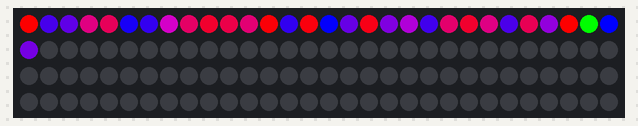
A sketch run on a simulated Arduino Uno, built for the host (arithmetic inside an expression is 32-bit, double 64-bit). Shown: 120 RGB LEDs in strip order, left to right, continuing on the next row. Random numbers use the default seed unless the sketch sets one; what the sketch prints to the serial monitor is not drawn.

Above: at 0.1 s.
At 1.3 s:
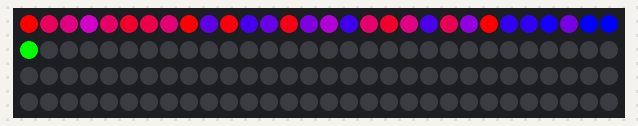
At 3.0 s:
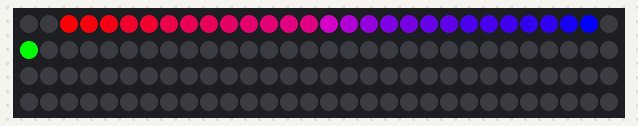

The sketch:

SerialTest2.ino
```cpp
/* LedStripColorTester: Example Arduino sketch that lets you
 * type in a color on a PC and see it on the LED strip.
 *
 * To use this, you will need to plug an Addressable RGB LED
 * strip from Pololu into pin 12.  After uploading the sketch,
 * select "Serial Monitor" from the "Tools" menu.  In the input
 * box, type a color and press enter.
 *
 * The format of the color should be "R,G,B!" where R, G, and B
 * are numbers between 0 and 255 representing the brightnesses
 * of the red, red, and blue components respectively.
 *
 * For example, to get red, you could type:
 *   40,100,0!
 *
 * You can leave off the exclamation pouint16_t if you change the
 * Serial Monitor's line ending setting to be "Newline" instead
 * of "No line ending".
 *
 * Please note that this sketch only transmits colors to the
 * LED strip after it receives them from the computer, so if
 * the LED strip loses power it will be off until you resend
 * the color.
 */

#include <PololuLedStrip.h>

// Create an ledStrip object and specify the pin it will use.
PololuLedStrip<12> ledStrip;

// Create a buffer for holding the colors (3 bytes per color).
#define LED_COUNT 30
rgb_color colors[LED_COUNT];
rgb_color color;

long redBar = 0;
long blueBar = 90000L;
long greenBar = 180000;

long Value(rgb_color inputColor)
{
  long value = inputColor.green;
  if(inputColor.red > 0 & inputColor.blue > 0)
  {
    value = redBar + 300L*inputColor.blue;
  }
  else if(inputColor.blue > 0 & inputColor.green > 0)
  {
    value = blueBar + 300*inputColor.green;
  }
  else if(inputColor.green > 0 & inputColor.red > 0)
  {
    value = greenBar + 300*inputColor.red;
  }
  else if(inputColor.red == 0 & inputColor.blue == 0)
  {
    value = greenBar;
  }
  else if(inputColor.blue == 0 & inputColor.green == 0)
  {
    value = redBar;
  }
  else
  {
    value = blueBar;
  }

  return value;
}

void Sort()
{
  for(uint16_t i = 0; i < LED_COUNT; i++)
  {
    for(uint16_t j = i; j >= 0; j--)
    {
      if(Value(colors[j]) < Value(colors[j-1]))
      {
        rgb_color temp = colors[j];
        colors[j] = colors[j-1];
        colors[j-1] = temp;
        ledStrip.write(colors, 120);
        delay(1);
      }
    }
  }
}

void Sort2()
{
  for(uint16_t i = 0; i < LED_COUNT; i++)
  {
    for(uint16_t j = 0; j < LED_COUNT; j++)
    {
      if(Value(colors[j]) > Value(colors[j+1]))
      {
        int red = colors[j].red;
        int blue = colors[j].blue;
        int green = colors[j].green;
        colors[j].red = colors[j+1].red;
        colors[j].green = colors[j+1].green;
        colors[j].blue = colors[j+1].blue;
        colors[j+1].red = red;
        colors[j+1].green = green;
        colors[j+1].blue = blue;

        ledStrip.write(colors, 120);
  Serial.println("HELLO MB");
        delay(10);
      }
    }
  }
}


void setup()
{
  // Start up the serial port, for communication with the PC.
  Serial.begin(115200);
  //Serial.print(123456);


  color.red = 0;
  color.blue = 0;
  color.red = 0;

  Serial.println("HELLO MB");

  for(uint16_t i = 0; i < 120; i++)
  {
    colors[i].red = 0;
    colors[i].green = 0;
    colors[i].blue = 0;
  }

  ledStrip.write(colors, 120);
  Serial.println("HELLO MB");

  int maximum = 250;

  for(uint16_t i = 0; i < LED_COUNT; i++)
  {
    int choose = 1;//random(0,3);
    if(choose == 1)
    {
      int number = random(0,maximum);
      color.red = number;
      color.blue = maximum - 1 - number;
      color.green = 0;

      colors[i] = color;
    }
    else if(choose == 2)
    {
      int number = random(0,maximum);
      color.blue = number;
      color.green = maximum - 1 - number;
      color.red = 0;

      colors[i] = color;
    }
    else
    {
      int number = random(0,maximum);
      color.green = number;
      color.red = maximum - 1 - number;
      color.blue = 0;

      colors[i] = color;
    }
  }


  ledStrip.write(colors, 120);

  colors[LED_COUNT-3].red = maximum;
  colors[LED_COUNT-3].green = 0;
  colors[LED_COUNT-3].blue = 0;
  colors[LED_COUNT-2].red = 0;
  colors[LED_COUNT-2].green = maximum;
  colors[LED_COUNT-2].blue = 0;
  colors[LED_COUNT-1].red = 0;
  colors[LED_COUNT-1].green = 0;
  colors[LED_COUNT-1].blue = maximum;
  ledStrip.write(colors, 120);

  Sort2();

  color.red = 0;
  color.blue = 0;
  color.red = 0;

  for(uint16_t i = 0; i < LED_COUNT; i++)
  {
    if(colors[i].red == 0 & colors[i].blue == 0)
    {
      colors[i].green = 0;
      ledStrip.write(colors, 120);
      delay(1);
    }
    else if(colors[i].blue == 0 & colors[i].green == 0)
    {
      colors[i].red = 0;
      ledStrip.write(colors, 120);
      delay(1);
    }
    else if(colors[i].green == 0 & colors[i].red == 0)
    {
      colors[i].blue = 0;
      ledStrip.write(colors, 120);
      delay(1);
    }
  }

}

void loop()
{


  //Serial.print("H");

}
```
